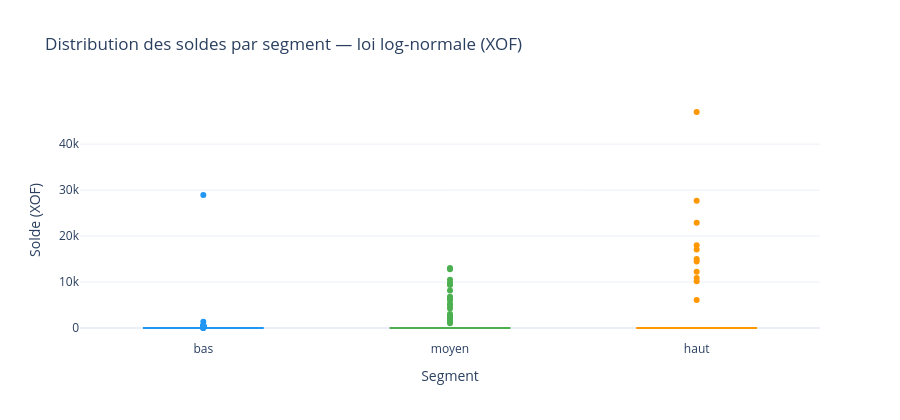

Notebook code cell kept with this figure:
### Code cell
# Distribution des soldes par segment (log-normale)
fig = px.box(abonnes, x='segment', y='solde', color='segment', points='outliers',
             color_discrete_map={'bas': INFO, 'moyen': LEGIT, 'haut': WARN},
             title='Distribution des soldes par segment — loi log-normale (XOF)',
             labels={'solde': 'Solde (XOF)', 'segment': 'Segment'})
fig.update_layout(showlegend=False, height=420)
fig.show()

print('Solde moyen par segment (XOF) :')
print(abonnes.groupby('segment')['solde'].agg(['mean','median','min','max'])
      .map(lambda x: f'{x:,.0f}'))

### Figure 1 — Plotly figure (JSON) as saved in the notebook; plotly's stock layout.template omitted (floating-point values rounded to 4 significant figures; data arrays with more than 128 entries replaced by an {"elided": "..."} marker saying what was removed)
{"data": [{"alignmentgroup": "True", "boxpoints": "outliers", "hovertemplate": "Segment=%{x}<br>Solde (XOF)=%{y}<extra></extra>", "legendgroup": "bas", "marker": {"color": "#2196F3"}, "name": "bas", "notched": false, "offsetgroup": "bas", "orientation": "v", "showlegend": true, "type": "box", "x": {"elided": "219 str values"}, "x0": " ", "xaxis": "x", "y": {"elided": "219 float values"}, "y0": " ", "yaxis": "y"}, {"alignmentgroup": "True", "boxpoints": "outliers", "hovertemplate": "Segment=%{x}<br>Solde (XOF)=%{y}<extra></extra>", "legendgroup": "moyen", "marker": {"color": "#4CAF50"}, "name": "moyen", "notched": false, "offsetgroup": "moyen", "orientation": "v", "showlegend": true, "type": "box", "x": {"elided": "213 str values"}, "x0": " ", "xaxis": "x", "y": {"elided": "213 float values"}, "y0": " ", "yaxis": "y"}, {"alignmentgroup": "True", "boxpoints": "outliers", "hovertemplate": "Segment=%{x}<br>Solde (XOF)=%{y}<extra></extra>", "legendgroup": "haut", "marker": {"color": "#FF9800"}, "name": "haut", "notched": false, "offsetgroup": "haut", "orientation": "v", "showlegend": true, "type": "box", "x": ["haut", "haut", "haut", "haut", "haut", "haut", "haut", "haut", "haut", "haut", "haut", "haut", "haut", "haut", "haut", "haut", "haut", "haut", "haut", "haut", "haut", "haut", "haut", "haut", "haut", "haut", "haut", "haut", "haut", "haut", "haut", "haut", "haut", "haut", "haut", "haut", "haut", "haut", "haut", "haut", "haut", "haut", "haut", "haut", "haut", "haut", "haut", "haut", "haut", "haut", "haut", "haut", "haut", "haut", "haut", "haut", "haut", "haut", "haut", "haut", "haut", "haut", "haut", "haut", "haut", "haut", "haut", "haut"], "x0": " ", "xaxis": "x", "y": [27680.0, 0.0, 0.0, 0.0, 0.0, 18030.0, 0.0, 47000.0, 0.0, 0.0, 0.0, 12250.0, 0.0, 0.0, 10900.0, 0.0, 0.0, 0.0, 0.0, 0.0, 0.0, 0.0, 0.0, 0.0, 0.0, 0.0, 0.0, 22900.0, 0.0, 14460.0, 0.0, 0.0, 0.0, 0.0, 0.0, 0.0, 0.0, 0.0, 0.0, 0.0, 0.0, 0.0, 0.0, 0.0, 0.0, 0.0, 0.0, 0.0, 10170.0, 0.0, 0.0, 0.0, 0.0, 15000.0, 0.0, 0.0, 0.0, 0.0, 0.0, 0.0, 0.0, 17110.0, 0.0, 0.0, 0.0, 6069.0, 0.0, 0.0], "y0": " ", "yaxis": "y"}], "layout": {"boxmode": "overlay", "height": 420, "legend": {"title": {"text": "Segment"}, "tracegroupgap": 0}, "showlegend": false, "title": {"text": "Distribution des soldes par segment — loi log-normale (XOF)"}, "xaxis": {"anchor": "y", "categoryarray": ["bas", "moyen", "haut"], "categoryorder": "array", "domain": [0, 1], "title": {"text": "Segment"}}, "yaxis": {"anchor": "x", "domain": [0, 1], "title": {"text": "Solde (XOF)"}}}}
